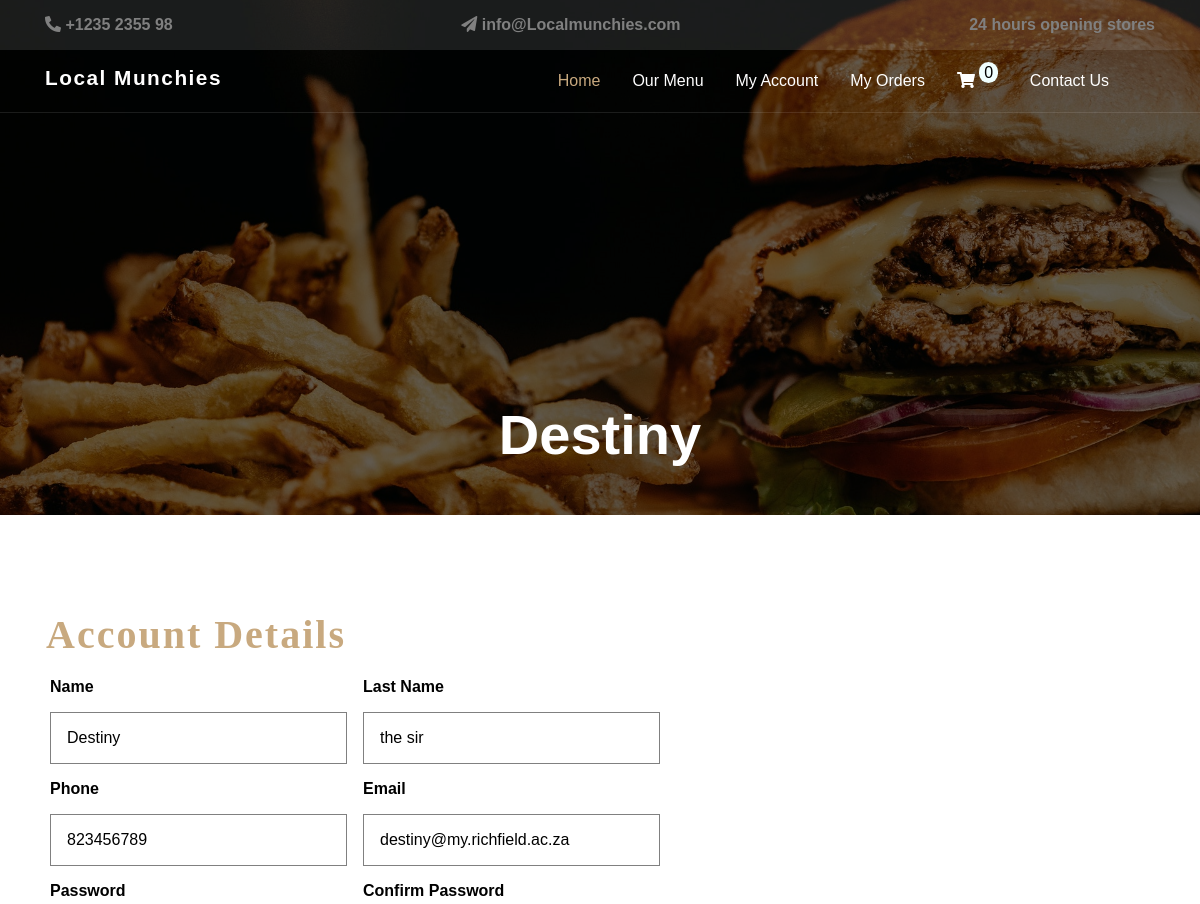
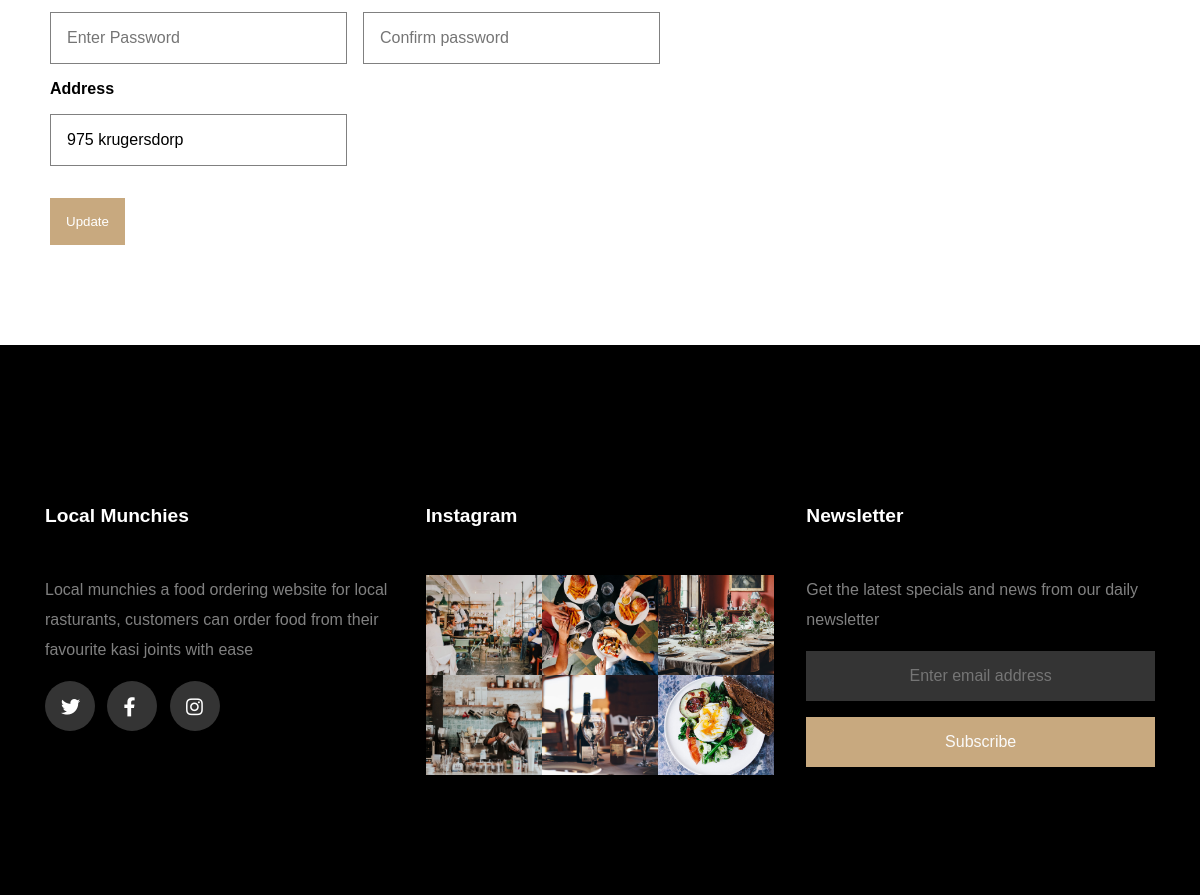
Screenshot of /account.php (signed in) with the database file from the repository (2 pictures, top to bottom).
### tables this page shows
CREATE TABLE `customers` (
  `Fname` varchar(255) NOT NULL,
  `surname` varchar(255) NOT NULL,
  `phoneNo` int(11) NOT NULL,
  `email` varchar(255) NOT NULL,
  `passwod` varchar(10) NOT NULL,
  `c_address` varchar(255) NOT NULL,
  `gender` text NOT NULL,
  `customerID` int(11) NOT NULL
);

### account.php (the view, shortened to what this page needs)
<?php
    include './templates/header.php';
    include './database/dbconn.php';
    if (isset($_SESSION['id'])){
        $customerID = $_SESSION['id'];
        $sql = "SELECT * FROM customers WHERE customerID='$customerID'";
        $results = mysqli_query($conn, $sql);
        $details = mysqli_fetch_all($results, MYSQLI_ASSOC);
    }
?>
    <section class="stories-hero hero">
        <header>
            <?php include './templates/navbar.php'; ?>
        </header>
        <div class="hero-contents">
            <h1><?php echo $_SESSION['name'] ?></h1>
        </div>
    </section>
    <section class="contact-section rmv-bg">
        <div class="container">
            <div class="contact-contents">
                <div class="contact-header header">
                    <h1 class="cursive-hd b-partner">Account Details</h1>
                </div>
                <div class="contact-inputs">
                    <form action="">
                        <?php foreach($details as $detail): ?>
                        <div class="input-items">
                            <div class="input-items-1">
                                <label>Name</label>
                                <input type="text" placeholder="Your Name" value="<?php echo $detail['Fname'];  ?>">
                                <label>Phone</label>
                                <input type="text" placeholder="Phone" value="<?php echo $detail['phoneNo'];  ?>">
                                <label>Password</label>
                                <input type="password" placeholder="Enter Password">
                                <label>Address</label>
                                <input type="text" placeholder="Your Address" value="<?php echo $detail['c_address'];  ?>">
                            </div>
                            <div class="input-items-2">
                                <label>Last Name</label>
                                <input type="email" placeholder="Last Name" value="<?php echo $detail['surname'];  ?>">
                                <label>Email</label>
                                <input type="email" placeholder="Your Email" value="<?php echo $detail['email'];  ?>">
                                <label>Confirm Password</label>
                                <input type="password" placeholder="Confirm password">
                            </div>
                        </div>
                        <input type="submit" value="Update" class="input-btn1" name="submit">
                        <?php endforeach ?>
                    </form>
                </div>
            </div>
        </div>
    </section>
<?php include './templates/footer.php'; ?>

### css/sass/main.css (style rules this page uses)
header { position: relative; width: 100%; height: 100vh; }
@media screen and (min-width: 992px) { header::before { content: ''; position: absolute; top: 7rem; width: 100%; height: 1px; background-color: rgba(255, 255, 255, 0.1); } }
@media screen and (min-width: 992px) { header::after { content: ''; position: absolute; bottom: 14rem; width: 100%; height: 1px; background-color: rgba(255, 255, 255, 0.1); } }
.hero header { height: 450px; }
.hero header::after { content: ''; display: none; position: absolute; bottom: 14rem; width: 100%; height: 1px; background-color: rgba(255, 255, 255, 0.1); }
.input-btn1 { margin: 1rem 0; display: block; color: #FFFFFF; padding: 1rem; background-color: #C8A97F; border: none; text-align: center; }
@media screen and (min-width: 768px) { .input-btn1 { display: inline-block; } }
.contact-section { width: 100%; padding: 1rem 0; background-position: center; background-size: cover; background-repeat: no-repeat; background-image: url("/images/bg_3.jpg"); background-attachment: fixed; }
.contact-section .container { padding: 0; }
.contact-section .contact-contents { background-color: #FFFFFF; margin-bottom: 3rem; }
@media screen and (min-width: 768px) { .contact-section .contact-contents { width: 500px; } }
@media screen and (min-width: 992px) { .contact-section .contact-contents { width: 650px; } }
.contact-section .contact-contents .contact-header { padding: 1rem; margin-bottom: 1rem; text-align: center; }
@media screen and (min-width: 992px) { .contact-section .contact-contents .contact-header { padding: 0 1rem; } }
.contact-section .contact-contents .contact-inputs { padding: 15px; }
@media screen and (min-width: 768px) { .contact-section .contact-contents .contact-inputs { padding: 20px; } }
@media screen and (min-width: 768px) { .contact-section .contact-contents .contact-inputs .input-items { display: -ms-grid; display: grid; -ms-grid-columns: 1fr 1fr; grid-template-columns: 1fr 1fr; grid-column-gap: 1rem; } }
.contact-section .contact-contents .contact-inputs .input-items label { font-weight: 600; }
.contact-section .contact-contents .contact-inputs .input-items input, .contact-section .contact-contents .contact-inputs .input-items select { display: block; outline: none; width: 100%; padding: 1rem; margin: 1rem 0; font-size: 1rem; border: 0.5px solid #808080; }
.contact-section .contact-contents .contact-inputs .input-btn1 { margin: 1rem 0; display: block; color: #FFFFFF; padding: 1rem; background-color: #C8A97F; border: none; text-align: center; }
@media screen and (min-width: 768px) { .contact-section .contact-contents .contact-inputs .input-btn1 { display: inline-block; } }
.rmv-bg { background-image: initial; }
.b-partner { text-align: left; font-size: clamp(2.3rem, 3vw, 5rem); }
@media screen and (min-width: 992px) { .b-partner { font-size: 2.5rem; } }
.hero { position: relative; background-size: cover; background-position: center center; background-repeat: no-repeat; background-image: url(../../images/bg-1.jpg); width: 100%; }
.hero::before { content: ''; position: absolute; top: 0; left: 0; width: 100%; height: 100%; background-color: rgba(0, 0, 0, 0.6); }
.hero .hero-contents { display: -ms-grid; display: grid; -webkit-box-pack: center; -ms-flex-pack: center; justify-content: center; position: relative; bottom: 3rem; }
.hero .hero-contents h1 { font-size: 3.5rem; color: #FFFFFF; }
* { margin: 0; padding: 0; text-decoration: none; list-style: none; -webkit-box-sizing: border-box; box-sizing: border-box; }
body { background-color: #FFFFFF; font-family: sans-serif; overflow-x: hidden; }
.header { margin-top: 5rem; font-size: clamp(1.7rem, 5vw, 2rem); letter-spacing: 2px; }
@media screen and (min-width: 600px) { .header { font-size: 2.5rem; } }
.cursive-hd { position: relative; margin-bottom: -1rem; font-family: cursive; color: #C8A97F; }
.container { padding: 0 15px; width: 100%; margin: 0 auto; }
@media screen and (min-width: 480px) { .container { max-width: 570px; } }
@media screen and (min-width: 768px) { .container { max-width: 720px; } }
@media screen and (min-width: 992px) { .container { max-width: 960px; } }
@media screen and (min-width: 1200px) { .container { max-width: 1140px; } }

### rows the page displays
customers: Fname "Destiny", phoneNo "823456789", c_address "975 krugersdorp", surname "the sir", email "destiny@my.richfield.ac.za"

### other values shown
$_SESSION['name'] "Destiny"
